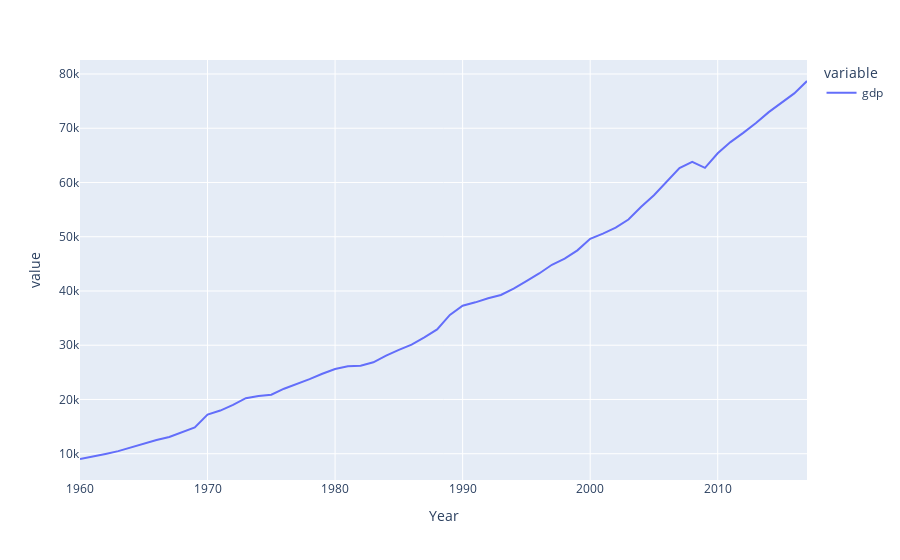

Notebook cell for this chart:
### Code cell
px.line(df.groupby('Year')[['gdp']].agg('sum'))

### Figure 1 — Plotly figure (JSON) as saved in the notebook; plotly's stock layout.template omitted (floating-point values rounded to 4 significant figures)
{"data": [{"hovertemplate": "variable=gdp<br>Year=%{x}<br>value=%{y}<extra></extra>", "legendgroup": "gdp", "line": {"color": "#636efa", "dash": "solid"}, "marker": {"symbol": "circle"}, "mode": "lines", "name": "gdp", "orientation": "v", "showlegend": true, "type": "scatter", "x": [1960, 1961, 1962, 1963, 1964, 1965, 1966, 1967, 1968, 1969, 1970, 1971, 1972, 1973, 1974, 1975, 1976, 1977, 1978, 1979, 1980, 1981, 1982, 1983, 1984, 1985, 1986, 1987, 1988, 1989, 1990, 1991, 1992, 1993, 1994, 1995, 1996, 1997, 1998, 1999, 2000, 2001, 2002, 2003, 2004, 2005, 2006, 2007, 2008, 2009, 2010, 2011, 2012, 2013, 2014, 2015, 2016, 2017], "xaxis": "x", "y": [9026.0, 9434.0, 9959.0, 10480.0, 11180.0, 11820.0, 12520.0, 13080.0, 13980.0, 14840.0, 17210.0, 17950.0, 18990.0, 20230.0, 20650.0, 20870.0, 21980.0, 22850.0, 23750.0, 24730.0, 25610.0, 26110.0, 26220.0, 26850.0, 28090.0, 29140.0, 30120.0, 31440.0, 32910.0, 35580.0, 37290.0, 37910.0, 38660.0, 39260.0, 40450.0, 41810.0, 43230.0, 44830.0, 45960.0, 47490.0, 49610.0, 50570.0, 51670.0, 53170.0, 55530.0, 57650.0, 60120.0, 62660.0, 63800.0, 62700.0, 65390.0, 67450.0, 69140.0, 70950.0, 72970.0, 74630.0, 76420.0, 78710.0], "yaxis": "y"}], "layout": {"legend": {"title": {"text": "variable"}, "tracegroupgap": 0}, "margin": {"t": 60}, "xaxis": {"anchor": "y", "domain": [0, 1], "title": {"text": "Year"}}, "yaxis": {"anchor": "x", "domain": [0, 1], "title": {"text": "value"}}}}
